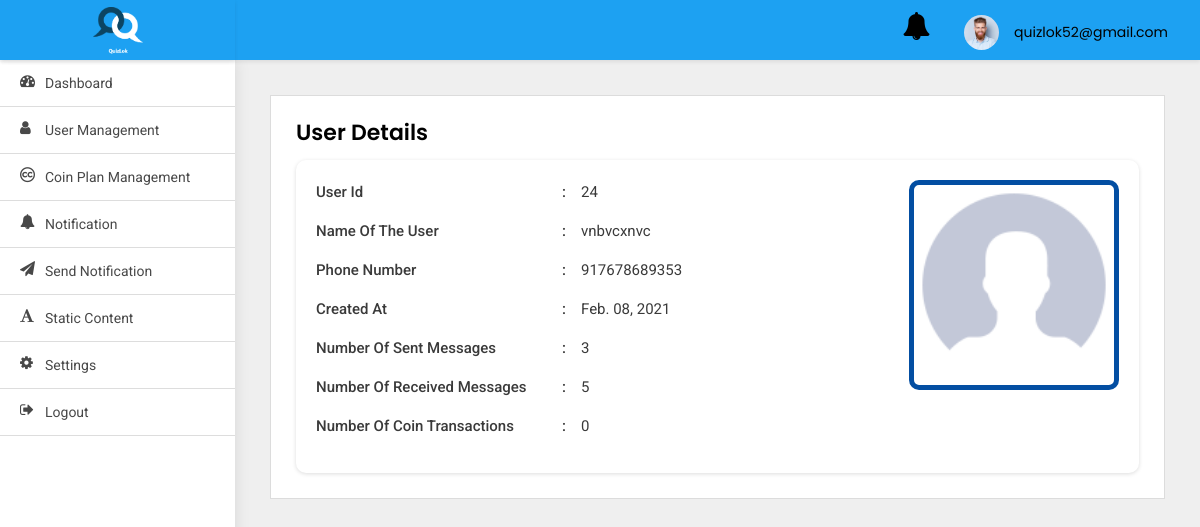
/adminpanel/user-detail/24/ (signed in), run on the app's committed database.
### adminpanel/models.py (models this page shows)
class User(AbstractBaseUser, PermissionsMixin):
    first_name = models.CharField(default='first name', max_length=100)
    last_name = models.CharField(default='', max_length=100, null=True, blank=True)
    email = models.CharField(default='', max_length=255, unique=True)
    country_code = models.CharField(default='+91', max_length=10)
    phone_number = models.CharField(default='', max_length=13)
    profile_pic = models.ImageField(default='default_profile.png', null=True, blank=True)
    device_token = models.CharField(default='', max_length=500, null=True, blank=True)
    remember_me = models.BooleanField(default=False)
    password = models.CharField(default='123456', max_length=100)
    confirm_password = models.CharField(default='123456', max_length=100)
    created_at = models.DateTimeField(auto_now_add=True)
    is_active = models.BooleanField(default=True)
    is_staff = models.BooleanField(default=False)
    is_blocked = models.BooleanField(default=False)
    objects = UserManager()
    USERNAME_FIELD = 'email'
    class Meta:
        ordering = ('-created_at',)

### src/models.py (models this page shows)
class AppUser(models.Model):
    username = models.CharField(default='first name', max_length=100)
    country_code = models.CharField(default='+91', max_length=10)
    phone_number = models.CharField(default='', max_length=13)
    password = models.CharField(default='123456', max_length=100)
    profile_pic = models.ImageField(default='default_profile.png', null=True, blank=True)
    device_token = models.CharField(default='', max_length=2000)
    created_at = models.DateTimeField(auto_now_add=True)

### adminpanel/views.py (the view)
# urls.py: path('user-detail/<int:pk>/', UserDetail.as_view(), name='user-detail'),
class UserDetail(LoginRequiredMixin, DetailView):
    model = AppUser
    template_name = 'user-details.html'
    login_url = 'adminpanel:login'
    def get_context_data(self, **kwargs):
        context = super().get_context_data(**kwargs)
        user = AppUser.objects.get(id=self.kwargs.get('pk'))
        try:
            context['sent_messages'] = Message.objects.filter(sender=user).count()
            context['received_messages'] = Message.objects.filter(receiver=user).count()
            print('>>>>>>>>>>>>>>>', context['received_messages'])
        except Exception as e:
            print(e)
        return context

### adminpanel/templates/user-details.html
{% extends 'base.html' %}
{% block body %}
<div class="WrapperArea">
    <div class="WrapperBox">
        <div class="Small-Wrapper">
            <h4 class="Title">User Details</h4>
            <div class="DetailsArea">
                {% if object.profile_pic %}
                <div class="DetailsProfile">
                    <figure><img width="200" src="{{object.profile_pic.url}}"></figure>
                </div>
                {% else %}
                <div class="DetailsProfile">
                    <figure><img src="https://snapic-bucket.s3.amazonaws.com/static/default_profile.png"
                                 alt="Profile pic"></figure>
                </div>
                {% endif %}
                <ul>
                    <li>
                        <span>User id </span>{{object.id}}
                    </li>
                    <li>
                        <span>Name of the user</span>{{object.username}}
                    </li>
                    <li>
                        <span>Phone Number</span>{{object.phone_number}}
                    </li>
                    <li>
                        <span>Created at</span>{{object.created_at|date:'M. d, Y'}}
                    </li>
                    <li>
                        <span>Number of Sent Messages </span>{{sent_messages}}
                    </li>
                    <li>
                        <span>Number of Received Messages</span>{{received_messages}}
                    </li>
                    <li>
                        <span>Number of Coin Transactions </span>0
                    </li>
                </ul>
            </div>
        </div>
    </div>
</div>
{% endblock body %}

### adminpanel/templates/base.html (shortened to what this page needs)
{% load static %}
<html lang="en">
<head>
    <link type="text/css" rel="stylesheet" href="{% static 'adminpanel/css/style.css' %}">
</head>
<body>
<div class="Header">
    <div class="Logo">
        <img src="{% static 'adminpanel/images/logo_splash.png' %}">
    </div>
    <div class="Navigation">
        <div class="header-notifications">
            <a href="{% url 'adminpanel:notification' %}">
                <i class="fa fa-bell fa-2x" aria-hidden="true"></i>
            </a>
        </div>
        <div class="Avater">
            <a href="javascript:void(0);">
                <figure><img src="{% static 'adminpanel/images/profile.jpg' %}"></figure>
                {{user}} </a>
        </div>
    </div>
</div>
<div class="SidenavBar">
    <ul>
        <li class="nav-item nav-link {% if request.resolver_match.view_name  == 'adminpanel:dashboard' %}active{% endif %}">
            <a href="{% url 'adminpanel:dashboard'  %}">
                <span><i class="fa fa-tachometer"></i></span> Dashboard
            </a>
        </li>
        <li class="nav-item nav-link {% if request.resolver_match.view_name  == 'adminpanel:users-list' %}active{% endif %}">
            <a href="{% url 'adminpanel:users-list' %}">
                <span><i class="fa fa-user"></i></span> User Management
            </a>
        </li>
        <li class="nav-item nav-link {% if request.resolver_match.view_name  == 'adminpanel:coin-plan-list' %}active{% endif %}">
            <a href="{% url 'adminpanel:coin-plan-list' %}">
                <span><i class="fa fa-creative-commons"></i></span> Coin Plan Management
            </a>
        </li>
        <li class="nav-item nav-link {% if request.resolver_match.view_name  == 'adminpanel:notification' %}active{% endif %}">
            <a href="{% url 'adminpanel:notification' %}">
                <span><i class="fa fa-bell"></i></span> Notification
            </a>
        </li>
        <li class="nav-item nav-link {% if request.resolver_match.view_name  == 'adminpanel:send-notification' %}active{% endif %}">
            <a href="{% url 'adminpanel:send-notification' %}">
                <span><i class="fa fa-send"></i></span> Send Notification
            </a>
        </li>
        <li class="nav-item nav-link {% if request.resolver_match.view_name  == 'adminpanel:terms-and-condition' %}active{% endif %}">
            <a href="{% url 'adminpanel:terms-and-condition' %}">
                <span><i class="fa fa-font"></i></span> Static content
            </a>
        </li>
        <li class="nav-item nav-link {% if request.resolver_match.view_name  == 'change_password' %}active{% endif %}">
            <a href="{% url 'change_password' %}">
                <span><i class="fa fa-cog"></i></span> Settings
            </a>
        </li>
        <li class="nav-item nav-link {% if request.resolver_match.view_name  == 'logout' %}active{% endif %}">
            <a href="{% url 'logout' %}">
                <span><i class="fa fa-sign-out"></i></span> Logout
            </a>
        </li>
    </ul>
</div>
{% block body %}
{% endblock body %}
</body>
</html>

### static/adminpanel/css/style.css (style rules this page uses)
body { margin: 0; padding: 0; font-family: 'Poppins', sans-serif !important; font-size: 13px; color: #3a3a3a; font-weight: 400; }
* { margin: 0px; padding: 0px; }
header, footer, aside, article, section, detail, nav, figure { position: relative; }
h1, h2, h3, h4, h5, h6, p { margin: 0; padding: 0; }
ul, li, ol { list-style-type: none; margin: 0; padding: 0; }
a { text-decoration: none; outline: none; }
img { border: 0; outline: none; max-width: 100%; }
.Header { box-shadow: 0 2px 4px rgba(0, 0, 0, .08); -webkit-box-shadow: 0 2px 4px rgba(0, 0, 0, .08); position: fixed; width: 100%; left: 0; top: 0; background-color: #fff; z-index: 99 }
.Header .Logo { width: 235px; text-align: center; padding: 5px 0; float: left; height: 60px; background:#1da1f2; box-shadow: 0 2px 4px rgba(0, 0, 0, .08); }
.Header .Logo img { width: 50px; position: relative; top: 2px; }
.Header .Navigation { background:#1da1f2; transition: all 0.2s ease; margin-left: 235px; padding: 7px 3.2rem; width: calc(100% - 235px); text-align: right; height: 60px }
.Header .Navigation .Avater { margin: 5px 0 5px 30px; position: relative; display: inline-block }
.Header .Navigation .Avater a { display: flex; align-items: center; font-size: 14px; color: #000 }
.Header .Navigation .Avater a figure { width: 35px; border-radius: 50%; margin: 0 15px 0 0; overflow: hidden }
.Header .Navigation .header-notifications { margin: 5px 0 5px 30px; position: relative; display: inline-block }
.Header .Navigation .header-notifications a { display: flex; align-items: center; font-size: 14px; color: #000 }
.SidenavBar { height: calc(100% - 60px); position: fixed; width: 235px; top: 60px; padding: 0; overflow: auto; box-shadow: 0 0 15px rgba(0, 0, 0, .1) }
.SidenavBar ul { margin: 0 }
.SidenavBar ul li { margin: 0 }
.SidenavBar ul li a { display: block; cursor: pointer; padding: 13px 20px 13px 45px; transition: 0.5s all ease-in-out; color: #484848; font-family: "Roboto"; font-size: 14px; text-transform: capitalize; position: relative; border-bottom: 1px solid #ddd }
.SidenavBar ul li a span { font-size: 15px; display: inline-block; position: absolute; top: 13px; left: 20px }
.WrapperArea { margin-left: 235px; flex: 1 1 auto; width: calc(100% - 235px); display: flex; flex-direction: column; margin-top: 60px; transition: 0.5s all ease-in-out }
.WrapperArea .WrapperBox { padding: 35px; background-color: #efefef; min-height: calc(100vh - 60px) }
.Small-Wrapper { background-color: #fff; padding: 25px; border: 1px solid #dcdcdc }
h4.Title { margin: 0 0 15px; font-weight: 600; color: #000; text-transform: capitalize; font-size: 22px }
.DetailsArea { box-shadow: 0 1px 4px #ddd; padding: 20px; margin: 0; border-radius: 10px }
.DetailsArea .DetailsProfile { float: right; border: 5px solid #034ea2; border-radius: 10px; overflow: hidden; }
.DetailsArea ul li { font-family: Roboto; font-size: 15px; margin: 0 0 15px 0; line-height: 24px }
.DetailsArea ul li span, .DetailsArea ul li strong { font-weight: 500; text-transform: capitalize; width: 250px; display: inline-block; position: relative; margin: 0 15px 0 0; padding: 0 10px 0 0 }
.DetailsArea ul li span:after { content: ':'; position: absolute; right: 0; top: 0 }

### data on the page
User: email "quizlok52@gmail.com"
AppUser: profile_pic (placeholder picture), id "24", username "vnbvcxnvc", phone_number "917678689353", created_at "Feb. 08, 2021"

### other printed values
{{ sent_messages }} "3"
{{ received_messages }} "5"
